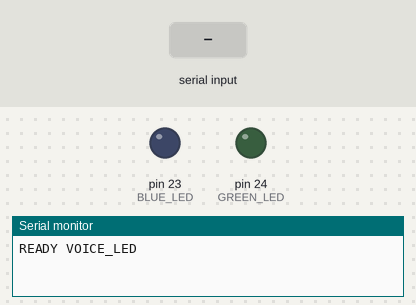
This sketch was run on a simulated Arduino Mega 2560, built with avr-gcc and run on an emulated ATmega2560. Parts: output pins drawn as LEDs (lit = HIGH), the last lines printed to the serial monitor. The test bench sets the inputs (shaded band).

Above: at 1.2 s.
1.3 s: "BLUE_ON\n" received over Serial
At 2.5 s:
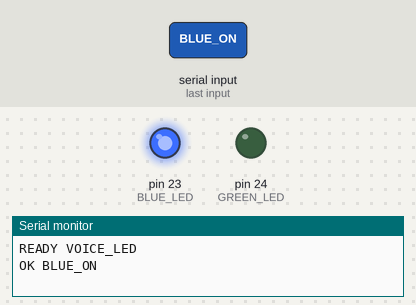
2.8 s: "GREEN_ON\n" received over Serial
At 3.7 s:
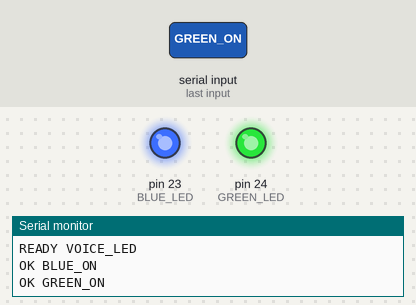
4.3 s: "BLUE_OFF\n" received over Serial
At 4.8 s:
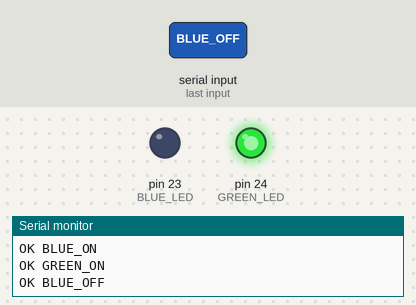
Timing chart, 0 to 7.3 s (numbered marks = the images above; inputs shaded):
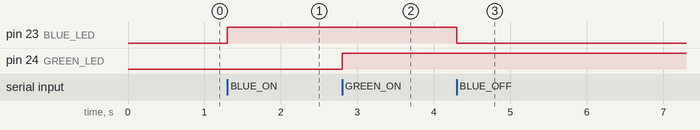

The sketch:

voice_led.ino
```cpp
#include <Arduino.h>
#include <string.h>

// AMB82-MINI Arduino pin numbers, not PCB component labels such as LED4.
const int BLUE_LED = 23;   // PF9 / LED_B
const int GREEN_LED = 24;  // PE6 / LED_G
// Both onboard LEDs are active-high on this AMB82-MINI.
const int BLUE_LED_ON = HIGH;
const int BLUE_LED_OFF = LOW;
const int GREEN_LED_ON = HIGH;
const int GREEN_LED_OFF = LOW;
char buffer[32];
size_t used = 0;
bool overflowed = false;

void execute(const char *command) {
  if (strcmp(command, "BLUE_ON") == 0) digitalWrite(BLUE_LED, BLUE_LED_ON);
  else if (strcmp(command, "BLUE_OFF") == 0) digitalWrite(BLUE_LED, BLUE_LED_OFF);
  else if (strcmp(command, "GREEN_ON") == 0) digitalWrite(GREEN_LED, GREEN_LED_ON);
  else if (strcmp(command, "GREEN_OFF") == 0) digitalWrite(GREEN_LED, GREEN_LED_OFF);
  else if (strcmp(command, "ALL_OFF") == 0) {
    digitalWrite(BLUE_LED, BLUE_LED_OFF);
    digitalWrite(GREEN_LED, GREEN_LED_OFF);
  } else {
    Serial.println("ERR UNKNOWN_COMMAND");
    return;
  }
  Serial.print("OK ");
  Serial.println(command);
}

void setup() {
  pinMode(BLUE_LED, OUTPUT);
  pinMode(GREEN_LED, OUTPUT);
  digitalWrite(BLUE_LED, BLUE_LED_OFF);
  digitalWrite(GREEN_LED, GREEN_LED_OFF);
  Serial.begin(115200);
  Serial.println("READY VOICE_LED");
}

void loop() {
  while (Serial.available() > 0) {
    char ch = Serial.read();
    if (ch == '\r') continue;
    if (ch == '\n') {
      buffer[used] = '\0';
      if (overflowed) Serial.println("ERR TOO_LONG");
      else if (used > 0) execute(buffer);
      used = 0;
      overflowed = false;
    } else if (!overflowed) {
      if (used < sizeof(buffer) - 1) buffer[used++] = ch;
      else overflowed = true;
    }
  }
  delay(1);
}
```

Measured:
- after the input at 1.3 s, pin 23 (BLUE_LED): LOW → HIGH at once
- after the input at 2.8 s, pin 24 (GREEN_LED): LOW → HIGH at once
- after the input at 4.3 s, pin 23 (BLUE_LED): HIGH → LOW at once
